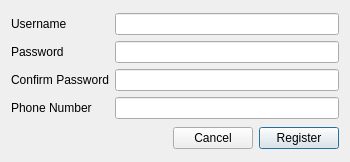
<?xml version="1.0" encoding="UTF-8"?>
<ui version="4.0">
 <class>RegDialog</class>
 <widget class="QDialog" name="RegDialog">
  <property name="geometry">
   <rect>
    <x>0</x>
    <y>0</y>
    <width>350</width>
    <height>162</height>
   </rect>
  </property>
  <property name="windowTitle">
   <string>QSL Manager - Register</string>
  </property>
  <layout class="QGridLayout" name="gridLayout_2">
   <item row="0" column="0">
    <layout class="QGridLayout" name="gridLayout">
     <item row="1" column="0">
      <widget class="QLabel" name="label_2">
       <property name="text">
        <string>Password</string>
       </property>
      </widget>
     </item>
     <item row="0" column="0">
      <widget class="QLabel" name="label">
       <property name="text">
        <string>Username</string>
       </property>
      </widget>
     </item>
     <item row="1" column="1">
      <widget class="QLineEdit" name="passLineEdit">
       <property name="echoMode">
        <enum>QLineEdit::EchoMode::Password</enum>
       </property>
      </widget>
     </item>
     <item row="2" column="0">
      <widget class="QLabel" name="label_3">
       <property name="text">
        <string>Confirm Password</string>
       </property>
      </widget>
     </item>
     <item row="2" column="1">
      <widget class="QLineEdit" name="passCfmLineEdit">
       <property name="echoMode">
        <enum>QLineEdit::EchoMode::Password</enum>
       </property>
      </widget>
     </item>
     <item row="0" column="1">
      <widget class="QLineEdit" name="userLineEdit"/>
     </item>
     <item row="3" column="0">
      <widget class="QLabel" name="label_4">
       <property name="text">
        <string>Phone Number</string>
       </property>
      </widget>
     </item>
     <item row="3" column="1">
      <widget class="QLineEdit" name="phoneLineEdit"/>
     </item>
    </layout>
   </item>
   <item row="1" column="0">
    <layout class="QHBoxLayout" name="horizontalLayout">
     <item>
      <spacer name="horizontalSpacer">
       <property name="orientation">
        <enum>Qt::Orientation::Horizontal</enum>
       </property>
       <property name="sizeHint" stdset="0">
        <size>
         <width>40</width>
         <height>20</height>
        </size>
       </property>
      </spacer>
     </item>
     <item>
      <widget class="QPushButton" name="pushButton">
       <property name="text">
        <string>Cancel</string>
       </property>
       <property name="autoDefault">
        <bool>false</bool>
       </property>
      </widget>
     </item>
     <item>
      <widget class="QPushButton" name="OKPushButton">
       <property name="text">
        <string>Register</string>
       </property>
       <property name="default">
        <bool>true</bool>
       </property>
      </widget>
     </item>
    </layout>
   </item>
  </layout>
 </widget>
 <tabstops>
  <tabstop>userLineEdit</tabstop>
  <tabstop>passLineEdit</tabstop>
  <tabstop>passCfmLineEdit</tabstop>
  <tabstop>phoneLineEdit</tabstop>
  <tabstop>OKPushButton</tabstop>
  <tabstop>pushButton</tabstop>
 </tabstops>
 <resources/>
 <connections/>
</ui>
